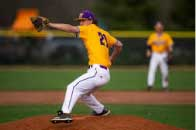
#> input picture django/raspi/htmls/home_assets/images/channals/img1.jpg, 196 x 130 px
$ python -i move_obj_track.py   (imports and definitions only)
#> lines starting #> are read from the running program, lines starting #| are printed output that depends on the picture
#> further down, picture is the input picture: shape (130, 196, 3); mean B, G, R 47.2, 78, 91.6
import cv2
import numpy as np
import os
import time
import datetime
import threading

url=r'http://192.168.105.177:8081'
face_cascade=cv2.CascadeClassifier(r"C:\Users\ZYL\miniconda3\Lib\site-packages\cv2\data\haarcascade_frontalface_default.xml")
# [1 line not run here, left out]
orgFrame=None
ret=False
#################################################
# 智能监控
# 第一帧，用于比较
moving_last_gray = None
moving_first_flag = False  # 第一帧标志位
def move_obj_track(frame):
    global moving_first_flag
    global moving_last_gray
    gray = cv2.cvtColor(frame, cv2.COLOR_BGR2GRAY)
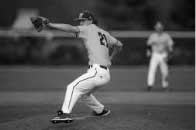
#> gray: shape (130, 196); min 3, max 254, mean 78.6
    text = "Nobody_detected"
    gray = cv2.GaussianBlur(gray, (21, 21), 0)
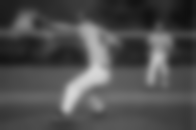
#> gray: shape (130, 196); min 15, max 215, mean 78.3
    if moving_first_flag and moving_last_gray is not None:
        # 计算当前帧和第一帧的不同
        cv2.accumulateWeighted(gray, moving_last_gray, 0.5)
        frameDelta = cv2.absdiff(gray, cv2.convertScaleAbs(moving_last_gray))
        # cv2.imshow('frameDelta', frameDelta)
        thresh = cv2.threshold(frameDelta, 5, 255, cv2.THRESH_BINARY)[1]
        # 扩展阀值图像填充孔洞，然后找到阀值图像上的轮廓
        thresh = cv2.dilate(thresh, None, iterations=2)
        cnts= cv2.findContours(thresh.copy(), cv2.RETR_EXTERNAL,cv2.CHAIN_APPROX_SIMPLE)[-2]
        # 遍历轮廓
        for c in cnts:
            if cv2.contourArea(c) < 5000:
                continue
            (x, y, w, h) = cv2.boundingRect(c)
            cv2.rectangle(frame, (x, y), (x + w, y + h), (0, 255, 0), 2)
            text = "Obj detected"
            moving_first_flag = False
    # 保存上一帧
    moving_last_gray = gray.copy().astype("float")
    moving_first_flag = True
    # 在当前帧上写文字以及时间戳
def face_track(frame):

    faces = face_cascade.detectMultiScale(
        gray,
        scaleFactor = 1.1,
        minNeighbors = 5,
        minSize = (5,5),
    )
    l=len(faces)
    for (x,y,w,h) in faces:
        cv2.rectangle(frame,(x,y),(x+w,y+h),(255,0,0),2)
        cv2.putText(frame,'person',(w//2+x,y-h//5),cv2.FONT_HERSHEY_PLAIN,2.0,(255,255,255),2,1)
    cv2.putText(frame,"face count",(20,60),cv2.FONT_HERSHEY_PLAIN,2.0,(255,255,255),2,1)
    cv2.putText(frame,str(l),(230,60),cv2.FONT_HERSHEY_PLAIN,2.0,(255,255,255),2,1)

def get_image():
    global orgFrame
    global cap
    global ret
    while True:
        if cap.isOpened():
            ret, orgFrame = cap.read()
        else:
            time.sleep(0.01)

def get_image2():
    global orgFrame
    global cap
    global ret
    while True:
        if cap.isOpened():
            ret, orgFrame = cap.read()
        else:
            time.sleep(0.01)

t = threading.Thread(target=get_image)
# [17 lines not run here, left out]

>>> import cv2
>>> picture = cv2.imread('django/raspi/htmls/home_assets/images/channals/img1.jpg')
>>> result = move_obj_track(picture)

$ run again, on django/raspi/htmls/home_assets/images/channals/img2.jpg
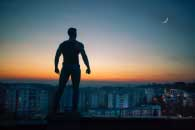
#> input picture django/raspi/htmls/home_assets/images/channals/img2.jpg, 195 x 130 px
#> picture is the input picture: shape (130, 195, 3); mean B, G, R 91.6, 87.9, 78.3
#> in move_obj_track, `gray = cv2.cvtColor(frame, cv2.COLOR_BGR2GRAY)`:
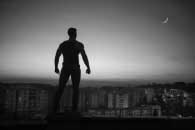
#> gray: shape (130, 195); min 1, max 235, mean 85.4
#> in move_obj_track, `gray = cv2.GaussianBlur(gray, (21, 21), 0)`:
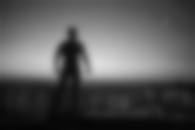
#> gray: shape (130, 195); min 5, max 220, mean 85.4

$ run again, on django/raspi/htmls/home_assets/images/channals/img3.jpg
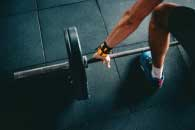
#> input picture django/raspi/htmls/home_assets/images/channals/img3.jpg, 195 x 130 px
#> picture is the input picture: shape (130, 195, 3); mean B, G, R 57.1, 55.2, 38.5
#> in move_obj_track, `gray = cv2.cvtColor(frame, cv2.COLOR_BGR2GRAY)`:
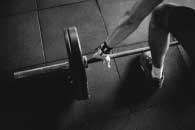
#> gray: shape (130, 195); min 7, max 250, mean 50.4
#> in move_obj_track, `gray = cv2.GaussianBlur(gray, (21, 21), 0)`:
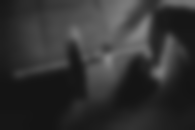
#> gray: shape (130, 195); min 20, max 136, mean 50.3

$ run again, on django/raspi/htmls/home_assets/images/channals/img4.jpg
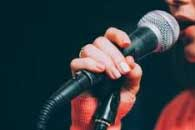
#> input picture django/raspi/htmls/home_assets/images/channals/img4.jpg, 195 x 130 px
#> picture is the input picture: shape (130, 195, 3); mean B, G, R 63.9, 59.1, 54
#> in move_obj_track, `gray = cv2.cvtColor(frame, cv2.COLOR_BGR2GRAY)`:
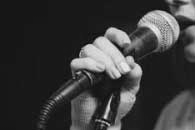
#> gray: shape (130, 195); min 7, max 241, mean 58.1
#> in move_obj_track, `gray = cv2.GaussianBlur(gray, (21, 21), 0)`:
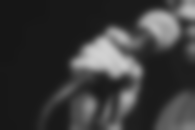
#> gray: shape (130, 195); min 22, max 209, mean 58.1
